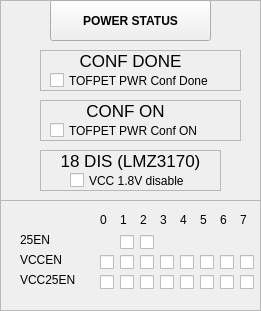
        <widget class="QFrame" name="frame_5">
         <property name="geometry">
          <rect>
           <x>330</x>
           <y>70</y>
           <width>261</width>
           <height>311</height>
          </rect>
         </property>
         <property name="frameShape">
          <enum>QFrame::StyledPanel</enum>
         </property>
         <property name="frameShadow">
          <enum>QFrame::Raised</enum>
         </property>
         <widget class="QPushButton" name="pushButton_Power_status_hw_reg">
          <property name="geometry">
           <rect>
            <x>50</x>
            <y>0</y>
            <width>161</width>
            <height>41</height>
           </rect>
          </property>
          <property name="font">
           <font>
            <weight>75</weight>
            <bold>true</bold>
           </font>
          </property>
          <property name="text">
           <string>POWER STATUS</string>
          </property>
         </widget>
         <widget class="QFrame" name="frame_142">
          <property name="geometry">
           <rect>
            <x>40</x>
            <y>50</y>
            <width>201</width>
            <height>41</height>
           </rect>
          </property>
          <property name="frameShape">
           <enum>QFrame::StyledPanel</enum>
          </property>
          <property name="frameShadow">
           <enum>QFrame::Raised</enum>
          </property>
          <widget class="QCheckBox" name="checkBox_PWR_STATUS_CONF_DONE">
           <property name="geometry">
            <rect>
             <x>10</x>
             <y>20</y>
             <width>191</width>
             <height>21</height>
            </rect>
           </property>
           <property name="text">
            <string>TOFPET PWR Conf Done</string>
           </property>
          </widget>
          <widget class="QLabel" name="label_272">
           <property name="geometry">
            <rect>
             <x>20</x>
             <y>0</y>
             <width>141</width>
             <height>21</height>
            </rect>
           </property>
           <property name="font">
            <font>
             <pointsize>13</pointsize>
             <weight>50</weight>
             <bold>false</bold>
            </font>
           </property>
           <property name="text">
            <string>CONF DONE</string>
           </property>
           <property name="alignment">
            <set>Qt::AlignCenter</set>
           </property>
          </widget>
         </widget>
         <widget class="QFrame" name="frame_143">
          <property name="geometry">
           <rect>
            <x>40</x>
            <y>100</y>
            <width>201</width>
            <height>41</height>
           </rect>
          </property>
          <property name="frameShape">
           <enum>QFrame::StyledPanel</enum>
          </property>
          <property name="frameShadow">
           <enum>QFrame::Raised</enum>
          </property>
          <widget class="QCheckBox" name="checkBox_PWR_STATUS_CONF_ON">
           <property name="geometry">
            <rect>
             <x>10</x>
             <y>20</y>
             <width>181</width>
             <height>21</height>
            </rect>
           </property>
           <property name="text">
            <string>TOFPET PWR Conf ON</string>
           </property>
          </widget>
          <widget class="QLabel" name="label_273">
           <property name="geometry">
            <rect>
             <x>40</x>
             <y>0</y>
             <width>91</width>
             <height>21</height>
            </rect>
           </property>
           <property name="font">
            <font>
             <pointsize>13</pointsize>
             <weight>50</weight>
             <bold>false</bold>
            </font>
           </property>
           <property name="text">
            <string>CONF ON</string>
           </property>
           <property name="alignment">
            <set>Qt::AlignCenter</set>
           </property>
          </widget>
         </widget>
         <widget class="QFrame" name="frame_144">
          <property name="geometry">
           <rect>
            <x>40</x>
            <y>150</y>
            <width>181</width>
            <height>41</height>
           </rect>
          </property>
          <property name="frameShape">
           <enum>QFrame::StyledPanel</enum>
          </property>
          <property name="frameShadow">
           <enum>QFrame::Raised</enum>
          </property>
          <widget class="QLabel" name="label_274">
           <property name="geometry">
            <rect>
             <x>10</x>
             <y>0</y>
             <width>161</width>
             <height>21</height>
            </rect>
           </property>
           <property name="font">
            <font>
             <pointsize>13</pointsize>
             <weight>50</weight>
             <bold>false</bold>
            </font>
           </property>
           <property name="text">
            <string>18 DIS (LMZ3170)</string>
           </property>
           <property name="alignment">
            <set>Qt::AlignCenter</set>
           </property>
          </widget>
          <widget class="QCheckBox" name="checkBox_PWR_STATUS_18DIS">
           <property name="geometry">
            <rect>
             <x>30</x>
             <y>20</y>
             <width>131</width>
             <height>21</height>
            </rect>
           </property>
           <property name="text">
            <string>VCC 1.8V disable</string>
           </property>
          </widget>
         </widget>
         <widget class="QFrame" name="frame_29">
          <property name="geometry">
           <rect>
            <x>0</x>
            <y>200</y>
            <width>261</width>
            <height>111</height>
           </rect>
          </property>
          <property name="frameShape">
           <enum>QFrame::StyledPanel</enum>
          </property>
          <property name="frameShadow">
           <enum>QFrame::Raised</enum>
          </property>
          <widget class="QLabel" name="label_2">
           <property name="geometry">
            <rect>
             <x>100</x>
             <y>10</y>
             <width>10</width>
             <height>19</height>
            </rect>
           </property>
           <property name="text">
            <string>0</string>
           </property>
          </widget>
          <widget class="QLabel" name="label_58">
           <property name="geometry">
            <rect>
             <x>120</x>
             <y>10</y>
             <width>16</width>
             <height>19</height>
            </rect>
           </property>
           <property name="text">
            <string>1</string>
           </property>
          </widget>
          <widget class="QLabel" name="label_60">
           <property name="geometry">
            <rect>
             <x>140</x>
             <y>10</y>
             <width>16</width>
             <height>19</height>
            </rect>
           </property>
           <property name="text">
            <string>2</string>
           </property>
          </widget>
          <widget class="QLabel" name="label_62">
           <property name="geometry">
            <rect>
             <x>160</x>
             <y>10</y>
             <width>16</width>
             <height>19</height>
            </rect>
           </property>
           <property name="text">
            <string>3</string>
           </property>
          </widget>
          <widget class="QLabel" name="label_63">
           <property name="geometry">
            <rect>
             <x>180</x>
             <y>10</y>
             <width>16</width>
             <height>19</height>
            </rect>
           </property>
           <property name="text">
            <string>4</string>
           </property>
          </widget>
          <widget class="QLabel" name="label_64">
           <property name="geometry">
            <rect>
             <x>200</x>
             <y>10</y>
             <width>16</width>
             <height>19</height>
            </rect>
           </property>
           <property name="text">
            <string>5</string>
           </property>
          </widget>
          <widget class="QLabel" name="label_65">
           <property name="geometry">
            <rect>
             <x>220</x>
             <y>10</y>
             <width>16</width>
             <height>19</height>
            </rect>
           </property>
           <property name="text">
            <string>6</string>
           </property>
          </widget>
          <widget class="QLabel" name="label_66">
           <property name="geometry">
            <rect>
             <x>240</x>
             <y>10</y>
             <width>16</width>
             <height>19</height>
            </rect>
           </property>
           <property name="text">
            <string>7</string>
           </property>
          </widget>
          <widget class="QCheckBox" name="checkBox_PWR_STATUS_25EN_1">
           <property name="geometry">
            <rect>
             <x>120</x>
             <y>30</y>
             <width>20</width>
             <height>25</height>
            </rect>
           </property>
           <property name="text">
            <string/>
           </property>
          </widget>
          <widget class="QCheckBox" name="checkBox_PWR_STATUS_25EN_2">
           <property name="geometry">
            <rect>
             <x>140</x>
             <y>30</y>
             <width>20</width>
             <height>25</height>
            </rect>
           </property>
           <property name="text">
            <string/>
           </property>
          </widget>
          <widget class="QCheckBox" name="checkBox_PWR_STATUS_TOFPET_VCCEN_1">
           <property name="geometry">
            <rect>
             <x>120</x>
             <y>50</y>
             <width>20</width>
             <height>25</height>
            </rect>
           </property>
           <property name="text">
            <string/>
           </property>
          </widget>
          <widget class="QCheckBox" name="checkBox_PWR_STATUS_TOFPET_VCCEN_0">
           <property name="geometry">
            <rect>
             <x>100</x>
             <y>50</y>
             <width>20</width>
             <height>25</height>
            </rect>
           </property>
           <property name="text">
            <string/>
           </property>
          </widget>
          <widget class="QCheckBox" name="checkBox_PWR_STATUS_TOFPET_VCCEN_3">
           <property name="geometry">
            <rect>
             <x>160</x>
             <y>50</y>
             <width>20</width>
             <height>25</height>
            </rect>
           </property>
           <property name="text">
            <string/>
           </property>
          </widget>
          <widget class="QCheckBox" name="checkBox_PWR_STATUS_TOFPET_VCCEN_2">
           <property name="geometry">
            <rect>
             <x>140</x>
             <y>50</y>
             <width>20</width>
             <height>25</height>
            </rect>
           </property>
           <property name="text">
            <string/>
           </property>
          </widget>
          <widget class="QCheckBox" name="checkBox_PWR_STATUS_TOFPET_VCCEN_5">
           <property name="geometry">
            <rect>
             <x>200</x>
             <y>50</y>
             <width>20</width>
             <height>25</height>
            </rect>
           </property>
           <property name="text">
            <string/>
           </property>
          </widget>
          <widget class="QCheckBox" name="checkBox_PWR_STATUS_TOFPET_VCCEN_4">
           <property name="geometry">
            <rect>
             <x>180</x>
             <y>50</y>
             <width>20</width>
             <height>25</height>
            </rect>
           </property>
           <property name="text">
            <string/>
           </property>
          </widget>
          <widget class="QCheckBox" name="checkBox_PWR_STATUS_TOFPET_VCCEN_7">
           <property name="geometry">
            <rect>
             <x>240</x>
             <y>50</y>
             <width>20</width>
             <height>25</height>
            </rect>
           </property>
           <property name="text">
            <string/>
           </property>
          </widget>
          <widget class="QCheckBox" name="checkBox_PWR_STATUS_TOFPET_VCCEN_6">
           <property name="geometry">
            <rect>
             <x>220</x>
             <y>50</y>
             <width>20</width>
             <height>25</height>
            </rect>
           </property>
           <property name="text">
            <string/>
           </property>
          </widget>
          <widget class="QCheckBox" name="checkBox_PWR_STATUS_TOFPET_VCC25EN_3">
           <property name="geometry">
            <rect>
             <x>160</x>
             <y>70</y>
             <width>20</width>
             <height>25</height>
            </rect>
           </property>
           <property name="text">
            <string/>
           </property>
          </widget>
          <widget class="QCheckBox" name="checkBox_PWR_STATUS_TOFPET_VCC25EN_4">
           <property name="geometry">
            <rect>
             <x>180</x>
             <y>70</y>
             <width>20</width>
             <height>25</height>
            </rect>
           </property>
           <property name="text">
            <string/>
           </property>
          </widget>
          <widget class="QCheckBox" name="checkBox_PWR_STATUS_TOFPET_VCC25EN_7">
           <property name="geometry">
            <rect>
             <x>240</x>
             <y>70</y>
             <width>20</width>
             <height>25</height>
            </rect>
           </property>
           <property name="text">
            <string/>
           </property>
          </widget>
          <widget class="QCheckBox" name="checkBox_PWR_STATUS_TOFPET_VCC25EN_2">
           <property name="geometry">
            <rect>
             <x>140</x>
             <y>70</y>
             <width>20</width>
             <height>25</height>
            </rect>
           </property>
           <property name="text">
            <string/>
           </property>
          </widget>
          <widget class="QCheckBox" name="checkBox_PWR_STATUS_TOFPET_VCC25EN_1">
           <property name="geometry">
            <rect>
             <x>120</x>
             <y>70</y>
             <width>20</width>
             <height>25</height>
            </rect>
           </property>
           <property name="text">
            <string/>
           </property>
          </widget>
          <widget class="QCheckBox" name="checkBox_PWR_STATUS_TOFPET_VCC25EN_0">
           <property name="geometry">
            <rect>
             <x>100</x>
             <y>70</y>
             <width>20</width>
             <height>25</height>
            </rect>
           </property>
           <property name="text">
            <string/>
           </property>
          </widget>
          <widget class="QCheckBox" name="checkBox_PWR_STATUS_TOFPET_VCC25EN_6">
           <property name="geometry">
            <rect>
             <x>220</x>
             <y>70</y>
             <width>20</width>
             <height>25</height>
            </rect>
           </property>
           <property name="text">
            <string/>
           </property>
          </widget>
          <widget class="QCheckBox" name="checkBox_PWR_STATUS_TOFPET_VCC25EN_5">
           <property name="geometry">
            <rect>
             <x>200</x>
             <y>70</y>
             <width>20</width>
             <height>25</height>
            </rect>
           </property>
           <property name="text">
            <string/>
           </property>
          </widget>
          <widget class="QLabel" name="label_176">
           <property name="geometry">
            <rect>
             <x>20</x>
             <y>30</y>
             <width>67</width>
             <height>19</height>
            </rect>
           </property>
           <property name="text">
            <string>25EN</string>
           </property>
          </widget>
          <widget class="QLabel" name="label_177">
           <property name="geometry">
            <rect>
             <x>20</x>
             <y>50</y>
             <width>67</width>
             <height>19</height>
            </rect>
           </property>
           <property name="text">
            <string>VCCEN</string>
           </property>
          </widget>
          <widget class="QLabel" name="label_178">
           <property name="geometry">
            <rect>
             <x>20</x>
             <y>70</y>
             <width>67</width>
             <height>19</height>
            </rect>
           </property>
           <property name="text">
            <string>VCC25EN</string>
           </property>
          </widget>
         </widget>
        </widget>
